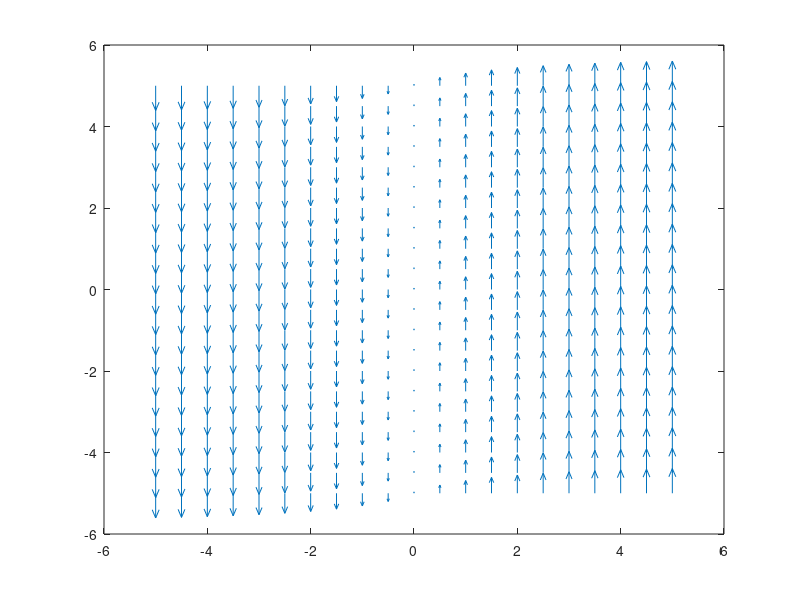

The MATLAB source for this figure:
[x,y]=meshgrid(-5:0.5:5);
miden = zeros(11:11);
k0=1;

a=10;

rt=sqrt(x^2+y^2);
phi=atan2(y,x);

Jx=k0/a*exp(-rt/a)*(-sin(phi));
Jy=k0/a*exp(-rt/a)*(cos(phi));
%K=k0*exp(abs(x)/a);

%[DX,DY] = (J,.5,.5);

quiver(x,y,Jx,Jy);
%quiver(x,y,K,miden);